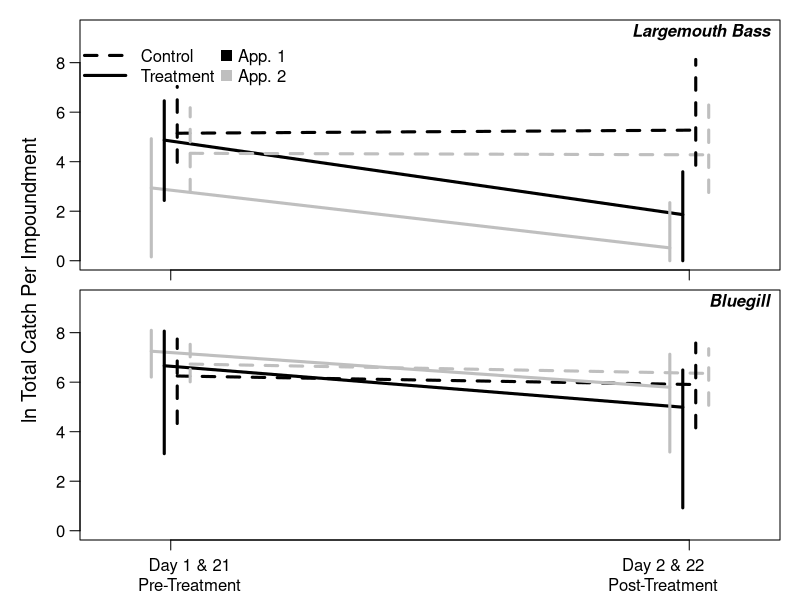

Write the R code that produced this figure.
# bass
dat = read.csv("data/lmb_seine.csv", stringsAsFactors = F)

datsub = dat[dat$period %in% c("before", "after") & dat$event %in% c(1,2),]
unique(datsub$event)
unique(datsub$period)

df = aggregate(datsub['count'], list(lake = datsub$lake, period = datsub$period, 
                                     type = datsub$type, event = datsub$event, 
                                     year = datsub$year, size = datsub$size_class,
                                     tt = datsub$times_treat), sum)
df$count = log(df$count + 1)
df$period = as.factor(df$period); df$period = relevel(df$period, ref = "before")
sml_mean = with(subset(df, size == "small"), 
                tapply(count, list(event, period, type), mean))
sml_lwr = with(subset(df, size == "small"), 
               tapply(count, list(event, period, type), function(x) quantile(x, 0.025)))
sml_upr = with(subset(df, size == "small"), 
               tapply(count, list(event, period, type), function(x) quantile(x, 0.975)))

# bluegill
bluedat = read.csv("data/blue_seine.csv", stringsAsFactors = F)

bluedatsub = bluedat[bluedat$period %in% c("before", "after") & bluedat$event %in% c(1,2),]
unique(bluedatsub$event)
unique(bluedatsub$period)

bluedf = aggregate(bluedatsub['count'], list(lake = bluedatsub$lake, period = bluedatsub$period, 
                                             type = bluedatsub$type, event = bluedatsub$event, 
                                             year = bluedatsub$year, size = bluedatsub$size_class,
                                             tt = bluedatsub$times_treat), sum)
bluedf$count = log(bluedf$count + 1)
bluedf$period = as.factor(bluedf$period); bluedf$period = relevel(bluedf$period, ref = "before")
blue_mean = with(subset(bluedf, size == "small"), tapply(count, list(event, period, type), mean))
blue_lwr = with(subset(bluedf, size == "small"), tapply(count, list(event, period, type), function(x) quantile(x, 0.025)))
blue_upr = with(subset(bluedf, size == "small"), tapply(count, list(event, period, type), function(x) quantile(x, 0.975)))


ppi = 600
x = c(0.9,2.1)
xc = x + 0.015
xt = x - 0.015
xc2 = x + 0.045
xt2 = x - 0.045
png("writing/figures/day1_day2_log_small.png", h = 7 * ppi, w = 4 * ppi, res = ppi)
par(mfrow = c(2,1), mar = c(0.5,1,0.5,1), oma = c(2.5,3,0.5,0),
    cex.axis = 1, cex.lab = 1.2, mgp = c(1,0.75,0))

# bass
plot(x = 1, y = 1, type = "n", xlab = "", ylab = "", xlim = c(0.75,2.25), 
     ylim = range(sml_lwr, sml_upr, blue_lwr, blue_upr) * c(1,1.15),las = 1, xaxt = "n")   
usr = par("usr"); xdiff = usr[2] - usr[1]; ydiff = usr[4] - usr[3]
points(sml_mean[1,,"control"] ~ xc, type = "l", pch = 16, lwd = 3, cex = 1.2, lty = 2)
points(sml_mean[1,,"treat"] ~ xt, type = "l", pch = 16, lwd = 3, cex = 1.2)
points(sml_mean[2,,"control"] ~ xc2, type = "l", pch = 16, lwd = 3, cex = 1.2, lty = 2, col = "grey75")
points(sml_mean[2,,"treat"] ~ xt2, type = "l", pch = 16, lwd = 3, cex = 1.2, col = "grey75")
arrows(xc, sml_lwr[1,,"control"], xc, sml_upr[1,,"control"], length = 0, lwd = 3, lty = 2)
arrows(xt, sml_lwr[1,,"treat"], xt, sml_upr[1,,"treat"], length = 0, lwd = 3)
arrows(xc2, sml_lwr[2,,"control"], xc2, sml_upr[2,,"control"], length = 0, lwd = 3, lty = 2, col = "grey75")
arrows(xt2, sml_lwr[2,,"treat"], xt2, sml_upr[2,,"treat"], length = 0, lwd = 3, col = "grey75")
axis(side = 1, at = x, labels = rep("", 2))
text(x = usr[2] - xdiff * 0, y = usr[4] - ydiff * 0.05, pos = 2, "Largemouth Bass", font = 4)
legend(usr[1], usr[4] + usr[3] - 0.25, legend = c("Control", "Treatment", "App. 1", "App. 2"), 
       ncol = 2, pch = c(NA, NA, 15, 15), seg.len = c(2.75,2.75,1,1),
       col = c(rep("black", 3), "grey75"), bty = "n", pt.cex = 1.5, 
       lty = c(2,1,NA,NA), lwd = c(3,3,NA,NA), x.intersp = c(1,1,0.25,0.25))

mtext(side = 2, outer = T, "ln Total Catch Per Impoundment", line = 1, cex = 1.2)                                                       
mtext(side = 1, at = c(0.175,0.815), line = 1.25, outer = T,
      text = c("Day 1 & 21\nPre-Treatment", "Day 2 & 22\nPost-Treatment"), xpd = T, cex = 1)

# bluegill
plot(x = 1, y = 1, type = "n", xlab = "", ylab = "", xlim = c(0.75,2.25), 
     ylim = range(sml_lwr, sml_upr, blue_lwr, blue_upr) * c(1,1.15),las = 1, xaxt = "n")   
usr = par("usr"); xdiff = usr[2] - usr[1]; ydiff = usr[4] - usr[3]
points(blue_mean[1,,"control"] ~ xc, type = "l", pch = 16, lwd = 3, cex = 1.2, lty = 2)
points(blue_mean[1,,"treat"] ~ xt, type = "l", pch = 16, lwd = 3, cex = 1.2)
points(blue_mean[2,,"control"] ~ xc2, type = "l", pch = 16, lwd = 3, cex = 1.2, lty = 2, col = "grey75")
points(blue_mean[2,,"treat"] ~ xt2, type = "l", pch = 16, lwd = 3, cex = 1.2, col = "grey75")
arrows(xc, blue_lwr[1,,"control"], xc, blue_upr[1,,"control"], length = 0, lwd = 3, lty = 2)
arrows(xt, blue_lwr[1,,"treat"], xt, blue_upr[1,,"treat"], length = 0, lwd = 3)
arrows(xc2, blue_lwr[2,,"control"], xc2, blue_upr[2,,"control"], length = 0, lwd = 3, lty = 2, col = "grey75")
arrows(xt2, blue_lwr[2,,"treat"], xt2, blue_upr[2,,"treat"], length = 0, lwd = 3, col = "grey75")
axis(side = 1, at = x, labels = rep("", 2))
text(x = usr[2] - xdiff * 0, y = usr[4] - ydiff * 0.05, pos = 2, "Bluegill", font = 4)

dev.off()





